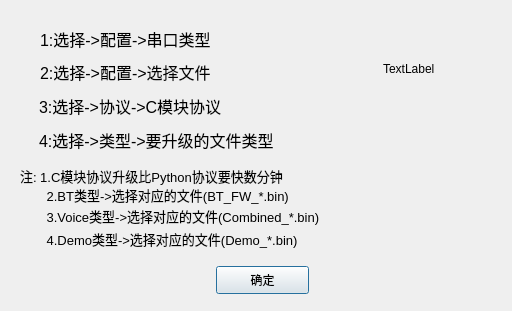
<?xml version="1.0" encoding="UTF-8"?>
<ui version="4.0">
 <class>diaHelp</class>
 <widget class="QDialog" name="diaHelp">
  <property name="geometry">
   <rect>
    <x>0</x>
    <y>0</y>
    <width>512</width>
    <height>311</height>
   </rect>
  </property>
  <property name="windowTitle">
   <string>使用帮助</string>
  </property>
  <widget class="QLabel" name="lbl_sp_1">
   <property name="geometry">
    <rect>
     <x>40</x>
     <y>23</y>
     <width>341</width>
     <height>31</height>
    </rect>
   </property>
   <property name="font">
    <font>
     <family>Arial</family>
     <pointsize>12</pointsize>
    </font>
   </property>
   <property name="text">
    <string>1:选择-&gt;配置-&gt;串口类型</string>
   </property>
  </widget>
  <widget class="QLabel" name="lbl_sp_2">
   <property name="geometry">
    <rect>
     <x>40</x>
     <y>56</y>
     <width>331</width>
     <height>31</height>
    </rect>
   </property>
   <property name="font">
    <font>
     <family>Arial</family>
     <pointsize>12</pointsize>
    </font>
   </property>
   <property name="text">
    <string>2:选择-&gt;配置-&gt;选择文件</string>
   </property>
  </widget>
  <widget class="QLabel" name="lbl_sp_3">
   <property name="geometry">
    <rect>
     <x>39</x>
     <y>90</y>
     <width>341</width>
     <height>31</height>
    </rect>
   </property>
   <property name="font">
    <font>
     <family>Arial</family>
     <pointsize>12</pointsize>
    </font>
   </property>
   <property name="text">
    <string>3:选择-&gt;协议-&gt;C模块协议</string>
   </property>
  </widget>
  <widget class="QLabel" name="lbl_tip_1">
   <property name="geometry">
    <rect>
     <x>20</x>
     <y>160</y>
     <width>481</width>
     <height>31</height>
    </rect>
   </property>
   <property name="font">
    <font>
     <family>Arial</family>
     <pointsize>10</pointsize>
    </font>
   </property>
   <property name="text">
    <string>注: 1.C模块协议升级比Python协议要快数分钟</string>
   </property>
  </widget>
  <widget class="QLabel" name="lbl_tip_2">
   <property name="geometry">
    <rect>
     <x>43</x>
     <y>185</y>
     <width>451</width>
     <height>20</height>
    </rect>
   </property>
   <property name="font">
    <font>
     <family>Arial</family>
     <pointsize>10</pointsize>
    </font>
   </property>
   <property name="text">
    <string> 2.BT类型-&gt;选择对应的文件(BT_FW_*.bin)</string>
   </property>
  </widget>
  <widget class="QPushButton" name="btnOK">
   <property name="geometry">
    <rect>
     <x>216</x>
     <y>266</y>
     <width>93</width>
     <height>28</height>
    </rect>
   </property>
   <property name="text">
    <string>确定</string>
   </property>
  </widget>
  <widget class="QLabel" name="lblLogo">
   <property name="geometry">
    <rect>
     <x>383</x>
     <y>38</y>
     <width>72</width>
     <height>61</height>
    </rect>
   </property>
   <property name="text">
    <string>TextLabel</string>
   </property>
  </widget>
  <widget class="QLabel" name="lbl_sp_4">
   <property name="geometry">
    <rect>
     <x>39</x>
     <y>124</y>
     <width>361</width>
     <height>31</height>
    </rect>
   </property>
   <property name="font">
    <font>
     <family>Arial</family>
     <pointsize>12</pointsize>
    </font>
   </property>
   <property name="text">
    <string>4:选择-&gt;类型-&gt;要升级的文件类型</string>
   </property>
  </widget>
  <widget class="QLabel" name="lbl_tip_3">
   <property name="geometry">
    <rect>
     <x>43</x>
     <y>206</y>
     <width>451</width>
     <height>20</height>
    </rect>
   </property>
   <property name="font">
    <font>
     <family>Arial</family>
     <pointsize>10</pointsize>
    </font>
   </property>
   <property name="text">
    <string> 3.Voice类型-&gt;选择对应的文件(Combined_*.bin)</string>
   </property>
  </widget>
  <widget class="QLabel" name="lbl_tip_4">
   <property name="geometry">
    <rect>
     <x>43</x>
     <y>229</y>
     <width>441</width>
     <height>20</height>
    </rect>
   </property>
   <property name="font">
    <font>
     <family>Arial</family>
     <pointsize>10</pointsize>
    </font>
   </property>
   <property name="text">
    <string> 4.Demo类型-&gt;选择对应的文件(Demo_*.bin)</string>
   </property>
  </widget>
 </widget>
 <resources/>
 <connections/>
</ui>
